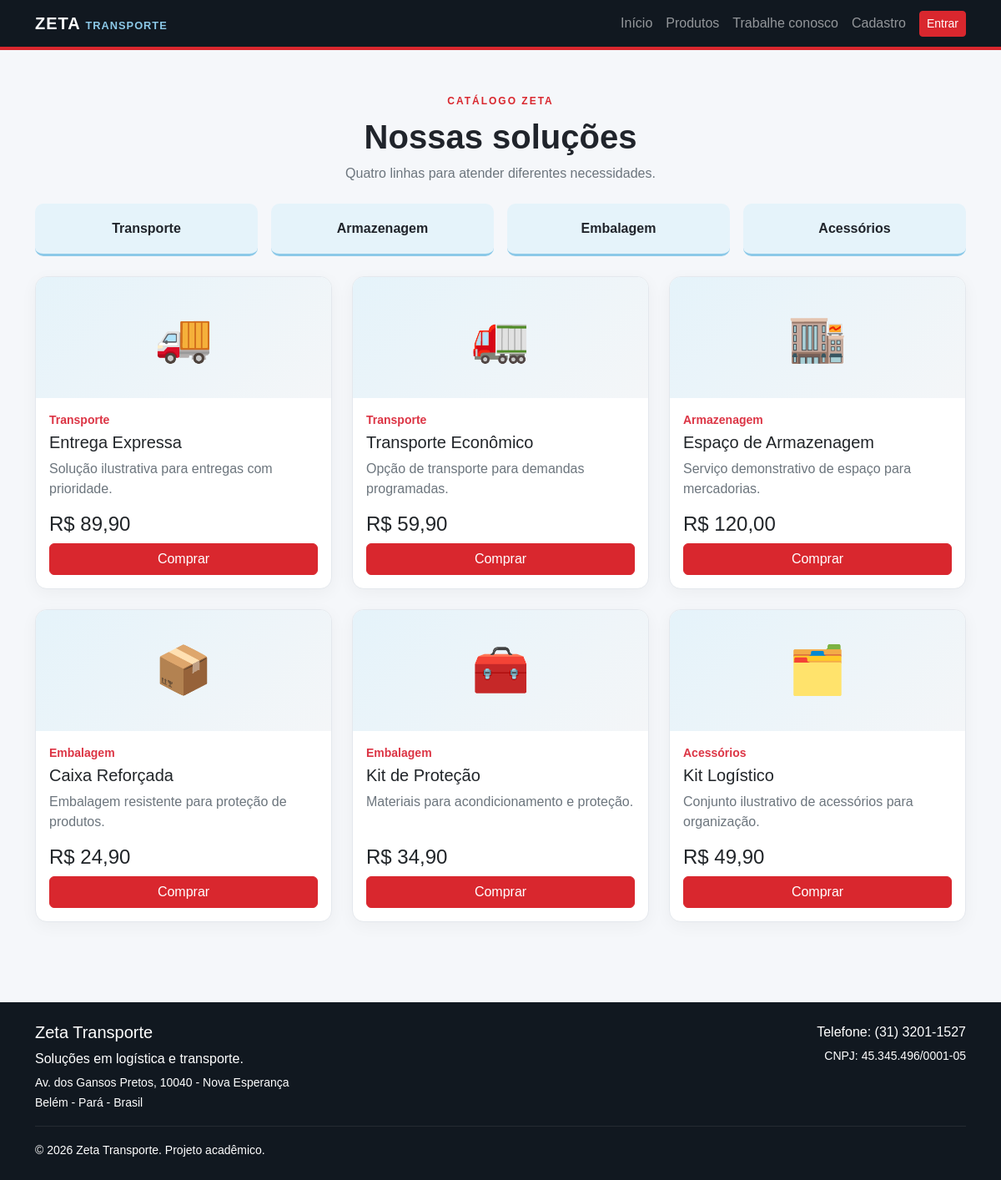
/produtos.php, run on the app's committed database.
### tables this page shows
CREATE TABLE IF NOT EXISTS produtos (
    id INT AUTO_INCREMENT PRIMARY KEY,
    nome VARCHAR(120) NOT NULL,
    linha VARCHAR(60) NOT NULL,
    descricao TEXT,
    preco DECIMAL(10,2) NOT NULL,
    icone VARCHAR(10) DEFAULT '📦'
);

### includes/funcoes.php (called while the page is built, shortened)
<?php
function limpar($texto) {
    return htmlspecialchars($texto ?? "", ENT_QUOTES, "UTF-8");
}
?>

### produtos.php (the view, shortened to what this page needs)
<?php
require_once "config/conexao.php";
require_once "includes/cabecalho.php";
$consulta = $pdo->query("SELECT * FROM produtos ORDER BY id");
$produtos = $consulta->fetchAll(PDO::FETCH_ASSOC);
?>
<section class="container py-5">
    <div class="text-center mb-4">
        <span class="etiqueta escura">CATÁLOGO ZETA</span>
        <h1 class="fw-bold mt-2">Nossas soluções</h1>
        <p class="text-secondary">Quatro linhas para atender diferentes necessidades.</p>
    </div>
    <div class="row g-3 mb-4">
        <?php foreach (["Transporte", "Armazenagem", "Embalagem", "Acessórios"] as $linha): ?>
            <div class="col-6 col-lg-3"><div class="linha-produto"><?= limpar($linha) ?></div></div>
        <?php endforeach; ?>
    </div>
    <div class="row g-4">
        <?php foreach ($produtos as $produto): ?>
            <div class="col-sm-6 col-lg-4">
                <div class="card produto h-100">
                    <div class="produto-imagem"><?= limpar($produto["icone"]) ?></div>
                    <div class="card-body d-flex flex-column">
                        <small class="text-danger fw-bold"><?= limpar($produto["linha"]) ?></small>
                        <h5 class="mt-1"><?= limpar($produto["nome"]) ?></h5>
                        <p class="text-secondary"><?= limpar($produto["descricao"]) ?></p>
                        <h4 class="mt-auto">R$ <?= number_format($produto["preco"], 2, ",", ".") ?></h4>
                        <a class="btn btn-danger" href="compra.php?id=<?= (int)$produto["id"] ?>">Comprar</a>
                    </div>
                </div>
            </div>
        <?php endforeach; ?>
    </div>
</section>
<?php require_once "includes/rodape.php"; ?>

### includes/cabecalho.php (shortened to what this page needs)
<?php
require_once __DIR__ . "/funcoes.php";
?>
<!DOCTYPE html>
<html lang="pt-br">
<head>
    <link href="https://cdn.jsdelivr.net/npm/bootstrap@5.3.3/dist/css/bootstrap.min.css" rel="stylesheet">
    <link rel="stylesheet" href="assets/css/estilo.css">
</head>
<body>
<nav class="navbar navbar-expand-lg navbar-dark topo">
    <div class="container">
        <a class="navbar-brand fw-bold" href="index.php">ZETA <span>TRANSPORTE</span></a>
        <div class="collapse navbar-collapse" id="menu">
            <div class="navbar-nav ms-auto align-items-lg-center">
                <a class="nav-link" href="index.php">Início</a>
                <a class="nav-link" href="produtos.php">Produtos</a>
                <a class="nav-link" href="curriculos.php">Trabalhe conosco</a>
                <?php if (isset($_SESSION["usuario_id"])): ?>
                    <a class="nav-link" href="dashboard.php">Minha conta</a>
                    <a class="btn btn-light btn-sm ms-lg-2" href="logout.php">Sair</a>
                <?php else: ?>
                    <a class="nav-link" href="cadastro.php">Cadastro</a>
                    <a class="btn btn-danger btn-sm ms-lg-2" href="login.php">Entrar</a>
                <?php endif; ?>
            </div>
        </div>
    </div>
</nav>
<main>

### includes/rodape.php (shortened to what this page needs)
</main>
<footer class="rodape mt-5">
    <div class="container py-4">
        <div class="row g-3">
            <div class="col-md-6">
                <h5>Zeta Transporte</h5>
                <p class="mb-1">Soluções em logística e transporte.</p>
                <small>Av. dos Gansos Pretos, 10040 - Nova Esperança</small><br>
                <small>Belém - Pará - Brasil</small>
            </div>
            <div class="col-md-6 text-md-end">
                <p class="mb-1">Telefone: (31) 3201-1527</p>
                <small>CNPJ: 45.345.496/0001-05</small>
            </div>
        </div>
        <hr>
        <small>© <?= date("Y") ?> Zeta Transporte. Projeto acadêmico.</small>
    </div>
</footer>
</body>
</html>

### assets/css/estilo.css (style rules this page uses)
* { box-sizing: border-box; }
body { background: #f5f7fa; color: #20242b; font-family: Arial, Helvetica, sans-serif; }
.topo { background: #111820; border-bottom: 4px solid #d9272e; }
.navbar-brand { letter-spacing: 1px; }
.navbar-brand span { color: #8cc9e8; font-size: .8rem; }
.etiqueta { color: #8cc9e8; font-size: .75rem; font-weight: bold; letter-spacing: 2px; }
.etiqueta.escura { color: #d9272e; }
.btn-danger { background: #d9272e; border-color: #d9272e; }
.linha-produto { padding: 18px; text-align: center; font-weight: bold; background: #e5f3fa; border-radius: 10px; border-bottom: 3px solid #8cc9e8; }
.produto { border: 1px solid #e4e8ed; border-radius: 14px; overflow: hidden; box-shadow: 0 5px 20px #1018200b; }
.produto-imagem { min-height: 145px; display: grid; place-items: center; background: linear-gradient(135deg, #e5f3fa, #f4f6f8); font-size: 3.5rem; }
.rodape { color: white; background: #111820; }
.rodape hr { border-color: #ffffff55; }

### data on the page
produtos: icone "🚚", linha "Transporte", nome "Entrega Expressa", descricao "Solução ilustrativa para entregas com prioridade.", preco "89,90"
produtos: icone "🚛", linha "Transporte", nome "Transporte Econômico", descricao "Opção de transporte para demandas programadas.", preco "59,90"
produtos: icone "🏬", linha "Armazenagem", nome "Espaço de Armazenagem", descricao "Serviço demonstrativo de espaço para mercadorias.", preco "120,00"
produtos: icone "📦", linha "Embalagem", nome "Caixa Reforçada", descricao "Embalagem resistente para proteção de produtos.", preco "24,90"
produtos: icone "🧰", linha "Embalagem", nome "Kit de Proteção", descricao "Materiais para acondicionamento e proteção.", preco "34,90"
produtos: icone "🗂️", linha "Acessórios", nome "Kit Logístico", descricao "Conjunto ilustrativo de acessórios para organização.", preco "49,90"

### other printed values
limpar($linha) "Transporte"
limpar($linha) "Armazenagem"
limpar($linha) "Embalagem"
limpar($linha) "Acessórios"
